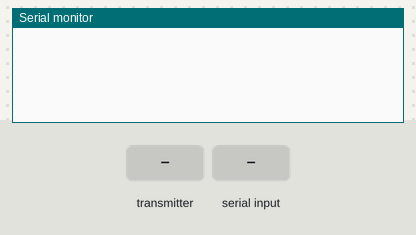
Recording of a sketch running on a simulated ESP32. On the bench: the last lines printed to the serial monitor. The test bench sets the inputs (shaded band).

Above: at 1.2 s.
1.3 s: the transmitter starts sending Rtx = 0
At 1.61 s:
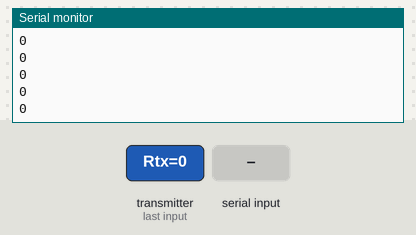
2.8 s: "90,45,200\n" received over Serial
At 3.11 s:
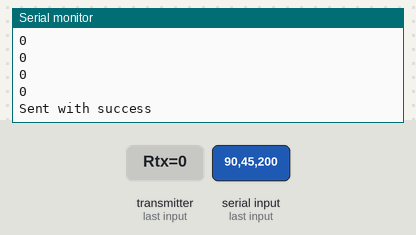
4.3 s: the transmitter starts sending Rty = 2048
5.8 s: the transmitter starts sending Rtz = 1024
7.3 s: the transmitter starts sending Rrx = 4095
Timing chart, 0 to 9.8 s (numbered marks = the images above; inputs shaded):
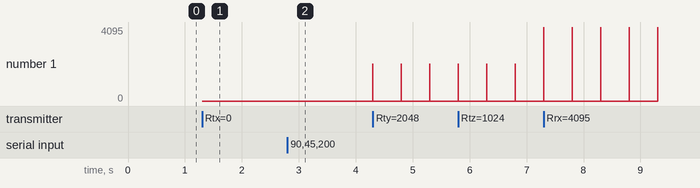

The sketch:

ESP32_master.ino
```cpp
#include <esp_now.h>
#include <WiFi.h>
#include <Wire.h>

// ==================================== broadcast address ============================================
// MAC Address of the receiver (SLAVE)
uint8_t broadcastAddress[] = {0xC4, 0xDD, 0x57, 0x9E, 0x91, 0x74}; // #1
// uint8_t broadcastAddress[] = {0x40, 0xF5, 0x20, 0x44, 0xBD, 0xF8}; // #2
//uint8_t broadcastAddress[] = {0xC4, 0xDD, 0x57, 0x9E, 0x8A, 0x98}; // #3
//uint8_t broadcastAddress[] = {0x40, 0xF5, 0x20, 0x44, 0xB6, 0x4C}; // #4
// ==================================== global data =================================================
String success;
// Define variables to store BME280 readings to be sent
String strdata = "";
int count = 0;
int print_flag = 0;

// ==================================== data structure =================================================
//Structure the sending data
//Must match the receiver structure
typedef struct struct_message {
  int Rtx;
  int Rty;
  int Rtz;
  int Rrx;
  int Rry;
  int Rrz;
  int Rdist;
  String DebugM;
  int Spwm1;
  int Spwm2;
  int Spwm3;
  int Spwm4;
  String Sdir1;
  String Sdir2;
  String Sdir3;
  String Sdir4;
} struct_message;
// Create a struct_message to hold incoming sensor readings
// struct_message incomingReadings;
struct_message sentData;

// =================================== send and received function =====================================
// Callback when data is sent
void OnDataSent(const uint8_t *mac_addr, esp_now_send_status_t status) {
  /*
  Serial.print("\r\nLast Packet Send Status:\t");
  Serial.println(status == ESP_NOW_SEND_SUCCESS ? "Delivery Success" : "Delivery Fail");
  if (status ==0){
    success = "Delivery Success :)";
  }
  else{
    success = "Delivery Fail :(";
  }*/
}

// Callback when data is received
void OnDataRecv(const uint8_t * mac, const uint8_t *incomingData, int len) {
  memcpy(&sentData, incomingData, sizeof(sentData));
  // Serial.print("Bytes received: ");
  // Serial.println(len);
  Serial.println("SERIAL_IN_START");
  Serial.println(sentData.Rtx);
  Serial.println(sentData.Rty);
  Serial.println(sentData.Rtz);
  Serial.println(sentData.Rrx);
  Serial.println(sentData.Rry);
  Serial.println(sentData.Rrz);
  Serial.println(sentData.Rdist);
  Serial.println(sentData.DebugM);
}
// =================================== setup ==================================================

void setup() {
  // Init Serial Monitor
  Serial.begin(115200);

  // Set device as a Wi-Fi Station
  WiFi.mode(WIFI_STA);

  // Init ESP-NOW
  if (esp_now_init() != ESP_OK) {
    Serial.println("Error initializing ESP-NOW");
    return;
  }

  // Once ESPNow is successfully Init, we will register for Send CB to
  // get the status of Trasnmitted packet
  esp_now_register_send_cb(OnDataSent);

  // Register peer
  esp_now_peer_info_t peerInfo;
  memcpy(peerInfo.peer_addr, broadcastAddress, 6);
  peerInfo.channel = 0;
  peerInfo.encrypt = false;

  // Add peer
  if (esp_now_add_peer(&peerInfo) != ESP_OK){
    Serial.println("Failed to add peer");
    return;
  }
  // Register for a callback function that will be called when data is received
  esp_now_register_recv_cb(OnDataRecv);
}

// ======================================== main =============================================
void loop()
{
  while (Serial.available()>0){
   // the data format: 225 225 225 225 + + - -
   int inChar = Serial.read();
   strdata += char(inChar);
   //delay(10);
   count +=1;

   if (count == 3){
    sentData.Spwm1 = strdata.toInt();
    if (print_flag == 1){
      Serial.println(sentData.Spwm1);
    }
    strdata = "";
   }

   if (count == 6){
    sentData.Spwm2 = strdata.toInt();
    if (print_flag == 1){
      Serial.println(sentData.Spwm2);
    }
    strdata = "";
   }

   if (count == 9){
    sentData.Spwm3 = strdata.toInt();
    if (print_flag == 1){
      Serial.println(sentData.Spwm3);
    }
    strdata = "";
   }

   if (count == 12){
    sentData.Spwm4 = strdata.toInt();
    if (print_flag == 1){
      Serial.println(sentData.Spwm4);
    }
    strdata = "";
   }

   if (count == 13){
    sentData.Sdir1 = strdata;
    if (print_flag == 1){
      Serial.println(sentData.Sdir1);
    }
    strdata = "";
   }

   if (count == 14){
    sentData.Sdir2 = strdata;
    if (print_flag == 1){
      Serial.println(sentData.Sdir2);
    }
    strdata = "";
   }

   if (count == 15){
    sentData.Sdir3 = strdata;
    if (print_flag == 1){
      Serial.println(sentData.Sdir3);
    }
    strdata = "";
   }

   if (count == 16){
    sentData.Sdir4 = strdata;
    if (print_flag == 1){
      Serial.println(sentData.Sdir4);
    }
    strdata = "";
   }

  if (inChar == '\n'){ //after message is sent

    esp_err_t result = esp_now_send(broadcastAddress, (uint8_t *) &sentData, sizeof(sentData));
    // esp_now_send(RxMACaddress, (uint8_t *) &sentData, sizeof(sentData));
    //-------------------------------------------------------------------------------------
    if (result == ESP_OK) Serial.println("Sent with success");
    else Serial.println("Error sending the data");
    //-------------------------------------------------------------------------------------
    //delay(50); // delay 50 ms
    strdata = "";
    count = 0;
  }

  }

  //-------------------------------------------------------------------------------------

  // delay(50);
}
```

Measured:
- after the input at 1.3 s, the serial monitor: prints a new line at once (image 1)
- after the input at 2.8 s, the serial monitor: prints a new line at once (image 2)
